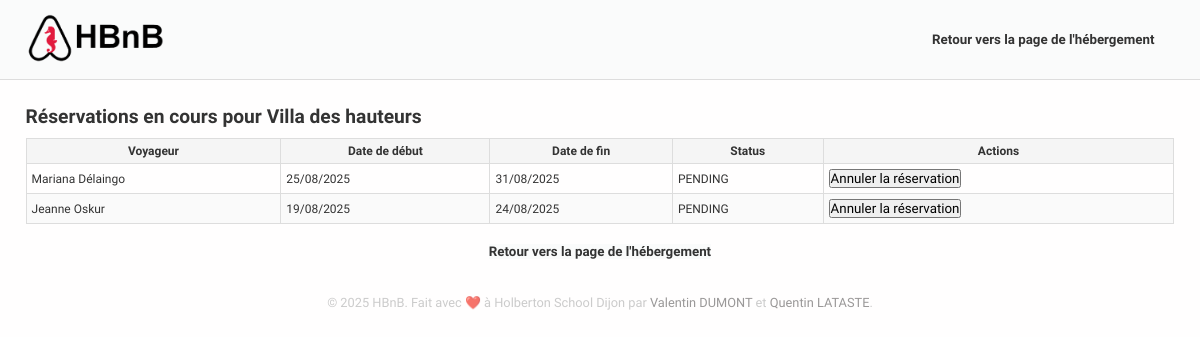
The page /place/bfac89c5-fa4a-4717-be18-107733cf80ce/bookings on the database its author committed.
### app/models/place.py (models this page shows, shortened)
class Place(db.Model):
    __tablename__ = 'place'
    id = db.Column(db.String, primary_key=True)
    title = db.Column(db.String(50), nullable=False)
    description = db.Column(db.String(1000), nullable=False)
    price = db.Column(db.Float, nullable=False)
    latitude = db.Column(db.Float, nullable=False)
    longitude = db.Column(db.Float, nullable=False)
    owner_id = db.Column(db.String, db.ForeignKey('user.id'), nullable=False)
    rating = db.Column(db.Float, nullable=True)
    created_at = db.Column(
        db.DateTime(timezone=True), default=lambda: datetime.now(timezone.utc),
        nullable=False)
    updated_at = db.Column(
        db.DateTime(timezone=True), default=lambda: datetime.now(timezone.utc),
        onupdate=datetime.now(timezone.utc)
        )
    photos_url = db.Column(db.JSON, default=list)
    amenities = db.relationship('Amenity', secondary=place_amenities,
                                back_populates='places')
    reviews = db.relationship("Review", back_populates='place_rel',
                              cascade='all, delete-orphan')
    bookings = db.relationship(Booking, back_populates='place_rel',
                               cascade='all, delete-orphan',
                               foreign_keys=[Booking.place])
    owner = db.relationship('User', back_populates='places')
    city_name = db.Column(db.String(128))
    __table_args__ = (
        CheckConstraint('price >= 0', name='check_price_positive'),
        CheckConstraint('rating >= 0 AND rating <= 5', name='check_rating'),
        CheckConstraint('latitude >= -90 AND latitude <= 90',
                        name='check_latitude'),
        CheckConstraint('longitude >= -180 AND longitude <= 180',
                        name='check_longitude')
    )

### app/models/booking.py (models this page shows, shortened)
class Booking(db.Model):
    __tablename__ = 'bookings'
    id = db.Column(db.String, primary_key=True)
    status = db.Column(
        db.String(20),
        default=BookingStatus.PENDING.value,
        nullable=False
        )
    place = db.Column(db.String, db.ForeignKey('place.id'), nullable=False)
    user = db.Column(db.String, db.ForeignKey('user.id'), nullable=False)
    start_date = db.Column(db.DateTime, nullable=False)
    end_date = db.Column(db.DateTime, nullable=False)
    created_at = db.Column(
        db.DateTime(timezone=True), default=lambda: datetime.now(timezone.utc), nullable=False
        )
    updated_at = db.Column(
        db.DateTime(timezone=True), default=lambda: datetime.now(timezone.utc),
        onupdate=datetime.now(timezone.utc)
        )
    place_rel = db.relationship(
        "Place",
        back_populates='bookings',
        foreign_keys=[place]
        )
    user_rel = db.relationship("User", back_populates='bookings')
    reviews = db.relationship('Review', back_populates='booking_rel')
    __table_args__ = (
        db.CheckConstraint(
            "status IN ('DONE', 'PENDING', 'CANCELLED')",
            name="check_booking_status"
        ),
    )

### app/models/user.py (models this page shows, shortened)
class User(db.Model):
    __tablename__ = 'user'
    id = db.Column(db.String, primary_key=True)
    first_name = db.Column(db.String(50), nullable=False)
    last_name = db.Column(db.String(50), nullable=False)
    email = db.Column(db.String(120), unique=True, nullable=False)
    hashed_password = db.Column(db.String(255), nullable=False)
    is_active = db.Column(db.Boolean, default=True)  # Allows disabling user
    is_admin = db.Column(db.Boolean, default=False)
    created_at = db.Column(
        db.DateTime(timezone=True), default=lambda: datetime.now(timezone.utc), nullable=False
        )
    updated_at = db.Column(
        db.DateTime(timezone=True), default=lambda: datetime.now(timezone.utc),
        onupdate=datetime.now(timezone.utc)
        )
    photo_url = db.Column(db.String(2048), nullable=True)
    places = db.relationship(Place, back_populates='owner',
                             cascade='all, delete-orphan')
    reviews = db.relationship(Review, back_populates='user',
                              cascade='all, delete-orphan')
    bookings = db.relationship(Booking, back_populates='user_rel',
                               cascade='all, delete-orphan')

### app/web/html_routes.py (the view)
@bp_web.route('/place/<place_id>/bookings')
def place_bookings(place_id):
    try:
        UUID(place_id)
    except ValueError:
        abort(400, description="Invalid UUID")
    try:
        verify_jwt_in_request()
        user_id = get_jwt_identity()
    except:
        user_id = None
    place = facade.get_place(place_id)
    if not place:
        abort(404, description="Place not found")
    current_user = None
    if user_id:
        current_user = facade.get_user(user_id)
    return render_template("place-all-bookings.html",
                           place=place,
                           bookings=place.bookings,
                           current_user=current_user)

### app/persistence/repository.py (called while the page is built)
    def get(self, obj_id):
        return self.model.query.get(str(obj_id))

### app/services/facade.py (called while the page is built)
    def get_place(self, place_id):
        return self.place_repo.get(place_id)

### templates/place-all-bookings.html (shortened to what this page needs)
<!DOCTYPE html>
<html lang="fr">
<head>
    <link rel="stylesheet" href="{{ url_for('static', filename='css/style.css') }}">
</head>
<body>
    <header class="header">
        <div class="header-logo">
            <a href="{{ url_for('web.index') }}">
                <img src = "{{ url_for('static', filename='images/logo.png') }}" alt="HBnB logo">
            </a>
        </div>
        <nav id="user-nav">
                <button class="back-btn" onclick="history.back()">Retour vers la page de l'hébergement</button>
        </nav>
    </header>
    <main>
        <div id="all-bookings-list">
            <h2>Réservations en cours pour {{ place.title }}</h2>
            {% set pending_bookings = bookings | selectattr("status", "equalto", "PENDING") | list %}
            {% if pending_bookings %}
                <table>
                <thead>
                    <tr>
                        <th>Voyageur</th>
                        <th>Date de début</th>
                        <th>Date de fin</th>
                        <th>Status</th>
                        <th>Actions</th>
                    </tr>
                </thead>
                <tbody>
                {% for booking in pending_bookings %}
                    <tr>
                    <td>{{ booking.user_rel.first_name }} {{ booking.user_rel.last_name }}</td>
                    <td>{{ booking.start_date.strftime("%d/%m/%Y") }}</td>
                    <td>{{ booking.end_date.strftime("%d/%m/%Y") }}</td>
                    <td>{{ booking.status }}</td>
                    <td>
                        <button class="cancel-booking-btn" data-id="{{ booking.id }}">Annuler la réservation</button>
                    </td>
                    </tr>
                {% endfor %}
            </tbody>
            </table>
            {% else %}
                <p>Vous n'avez pas encore de réservation pour cet hébergement.</p>
            {% endif %}
        </div>
        <div class="end-page-back">
        <button class="back-btn" onclick="history.back()">Retour vers la page de l'hébergement</button>
        </div>
    </main>
</body>
<footer>
    <div class="footer-content">
        <p>
            &copy; 2025 HBnB. Fait avec ❤️ à Holberton School Dijon par
            <a href="https://github.com/Proser-V">Valentin DUMONT</a> et <a href="https://github.com/loufi84">Quentin LATASTE</a>.
        </p>
    </div>
</footer>
</html>

### static/css/style.css (style rules this page uses)
* { box-sizing: border-box; margin: 0; padding: 0; font-family: "Cabin"; }
html { scroll-behavior: smooth; font-size: 80%; font-family: "Cabin" !important; }
:root { --color-primary: #fffefe; --color-header: #fafbfb; --text-color: #333; --light-text-color: #b9b9b9bc; --card-border-color : #ddd; --star-color: #b72121; --shadow-color: rgba(0,0,0,0.1); --overlay-color: rgba(0, 0, 0, 0.8); }
.header { display: flex; justify-content: space-between; background-color: var(--color-header); color: var(--text-color); align-items: center; padding: 1rem 2rem; border-bottom: 1px solid var(--card-border-color); z-index: 1000; width: 100%; box-sizing: border-box; margin: 0; }
.header-logo img { height: 50px; }
#user-nav { display: flex; align-items: center; gap: 10px; font-family: Arial, sans-serif; padding: 10px 20px; background-color: var(--color-header); }
.back-btn { text-decoration: none; font-weight: bold; color: var(--text-color); border: none; background-color: var(--color-header); cursor: pointer; }
.end-page-back { display: flex; justify-content: center; margin-top: 20px; }
body { background-color: var(--color-primary); color: var(--text-color); }
main { padding: 2rem; }
#all-bookings-list table { margin-top: 10px; width: 100%; border-collapse: collapse; text-align: left; font-size: 12px; color: var(--text-color); }
#all-bookings-list th, #all-bookings-list td { border: 1px solid var(--card-border-color); padding: 5px; }
#all-bookings-list th { text-align: center; }
#all-bookings-list thead { background-color: #f5f5f5; }
#all-bookings-list tbody tr:nth-child(even) { background-color: #fafafa; }
.footer-content { color: var(--light-text-color); text-align: center; padding: 10px; user-select: none; }
.footer-content a { text-decoration: inherit; color: #9a9898; }

### rows shown on the page
Place: title "Villa des hauteurs"
Booking: user_rel.first_name "Mariana", user_rel.last_name "Délaingo", start_date "25/08/2025", end_date "31/08/2025", status "PENDING"
Booking: user_rel.first_name "Jeanne", user_rel.last_name "Oskur", start_date "19/08/2025", end_date "24/08/2025", status "PENDING"
